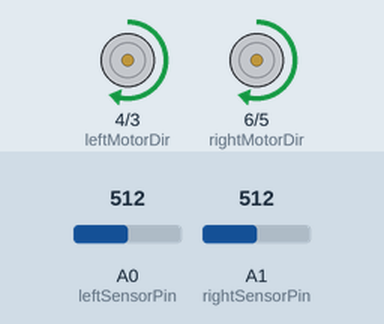
Simulated run of this sketch. Board: Arduino Uno, built with avr-gcc and run on an emulated ATmega328P. On the bench: direction and speed pins drawn as motors (green arrow = direction pin HIGH = forward, orange = LOW = backward, longer = more drive). The inputs (shaded band) are chosen by the test bench; at power-on: A0 (leftSensorPin) = 512, A1 (rightSensorPin) = 512.

Above: at 1.2 s.
1.3 s: A0 (leftSensorPin) set to 716
At 2.5 s:
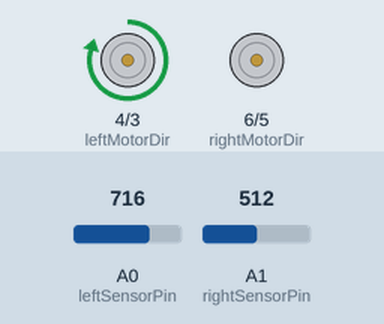
2.8 s: A1 (rightSensorPin) set to 551
4.3 s: A1 (rightSensorPin) set to 582
At 4.9 s:
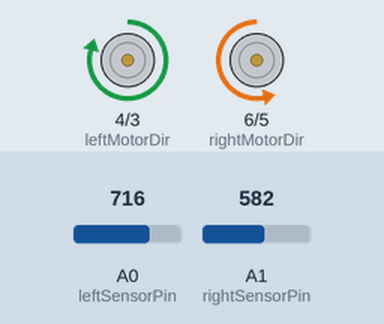
5.8 s: A0 (leftSensorPin) set to 511
At 6.1 s:
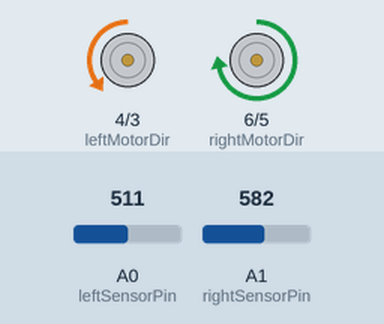
7.3 s: A1 (rightSensorPin) set to 716
At 8.4 s:
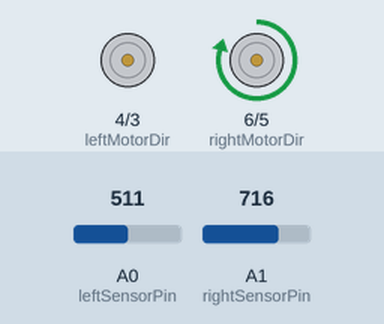
8.8 s: A1 (rightSensorPin) set to 670
10.3 s: A1 (rightSensorPin) set to 645
At 10.7 s:
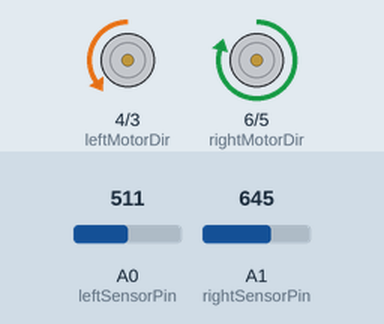
Timing chart, 0 to 12.8 s (numbered marks = the images above; inputs shaded):
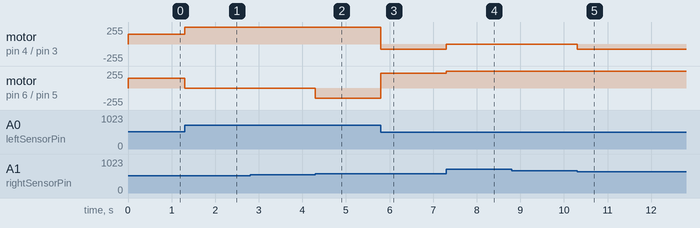

Measured:
- the behaviour switches between 566 and 567 on A1 (rightSensorPin) (found by bisection; images 1 and 2)
- the behaviour switches between 661 and 660 on A1 (rightSensorPin) (found by bisection; images 4 and 5)
- after the input at 1.3 s, motor on pin 4 (leftMotorDir) / pin 3 (leftMotorPWM): forward 150/255 → forward 250/255 at once; motor on pin 6 (rightMotorDir) / pin 5 (rightMotorPWM): forward 150/255 → stopped at once
- after the input at 2.8 s, every drawn part: stays the same
- after the input at 4.3 s, motor on pin 6 (rightMotorDir) / pin 5 (rightMotorPWM): stopped → backward 150/255 at once
- after the input at 5.8 s, motor on pin 4 (leftMotorDir) / pin 3 (leftMotorPWM): forward 250/255 → backward 79/255 at once; motor on pin 6 (rightMotorDir) / pin 5 (rightMotorPWM): backward 150/255 → forward 221/255 at once
- after the input at 7.3 s, motor on pin 4 (leftMotorDir) / pin 3 (leftMotorPWM): backward 79/255 → stopped at once; motor on pin 6 (rightMotorDir) / pin 5 (rightMotorPWM): forward 221/255 → forward 250/255 at once
- after the input at 8.8 s, every drawn part: stays the same
- after the input at 10.3 s, motor on pin 4 (leftMotorDir) / pin 3 (leftMotorPWM): stopped → backward 79/255 at once

The sketch:

TwoWheelControl.ino
```cpp
// Pin definitions for line sensors
const int leftSensorPin = A0;   // Analog pin for left sensor
const int rightSensorPin = A1;  // Analog pin for right sensor

// Pin definitions for motor control
const int leftMotorPWM = 3;    // PWM pin for left motor speed control
const int leftMotorDir = 4;    // Direction pin for left motor
const int rightMotorPWM = 5;   // PWM pin for right motor speed control
const int rightMotorDir = 6;   // Direction pin for right motor

// Constants for motor speed
const int baseSpeed = 150;     // Base speed for both motors
const int maxSpeedDiff = 100;  // Maximum speed difference between the motors

void setup() {
  // Initialize line sensor pins as inputs
  pinMode(leftSensorPin, INPUT);
  pinMode(rightSensorPin, INPUT);

  // Initialize motor control pins as outputs
  pinMode(leftMotorPWM, OUTPUT);
  pinMode(leftMotorDir, OUTPUT);
  pinMode(rightMotorPWM, OUTPUT);
  pinMode(rightMotorDir, OUTPUT);
}

void loop() {
  // Read sensor values
  int leftSensorValue = analogRead(leftSensorPin);
  int rightSensorValue = analogRead(rightSensorPin);

  // Calculate the error
  int error = leftSensorValue - rightSensorValue;

  // Calculate motor speeds based on the error
  int leftMotorSpeed = baseSpeed + error;
  int rightMotorSpeed = baseSpeed - error;

  // Limit the motor speeds to avoid excessive differences
  leftMotorSpeed = constrain(leftMotorSpeed, 0, baseSpeed + maxSpeedDiff);
  rightMotorSpeed = constrain(rightMotorSpeed, 0, baseSpeed + maxSpeedDiff);

  // Set motor directions based on the error sign
  bool leftMotorForward = (error >= 0);
  bool rightMotorForward = (error <= 0);

  // Control the left motor
  analogWrite(leftMotorPWM, leftMotorSpeed);
  digitalWrite(leftMotorDir, leftMotorForward ? HIGH : LOW);

  // Control the right motor
  analogWrite(rightMotorPWM, rightMotorSpeed);
  digitalWrite(rightMotorDir, rightMotorForward ? HIGH : LOW);
}
```
